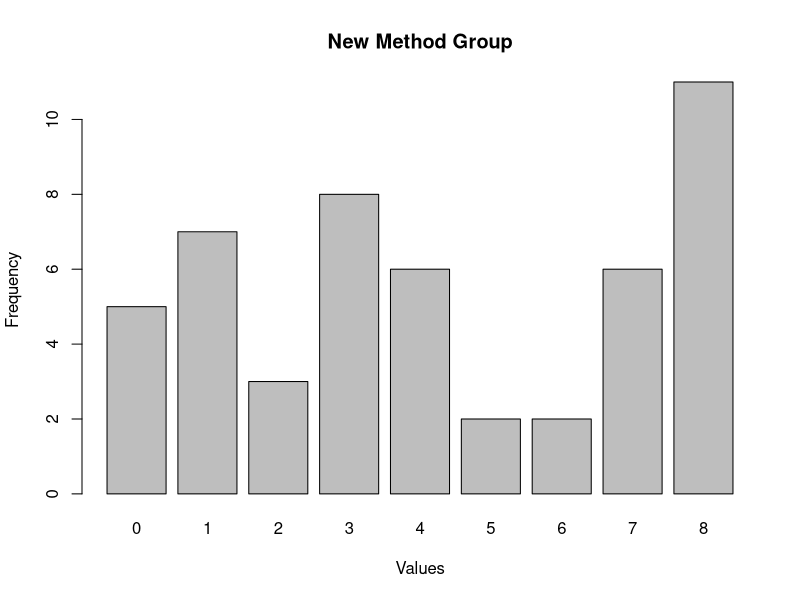
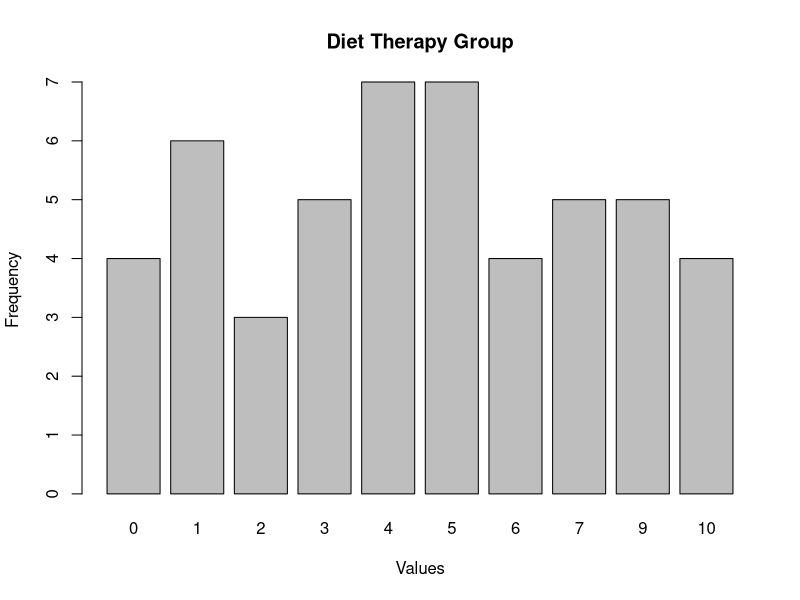
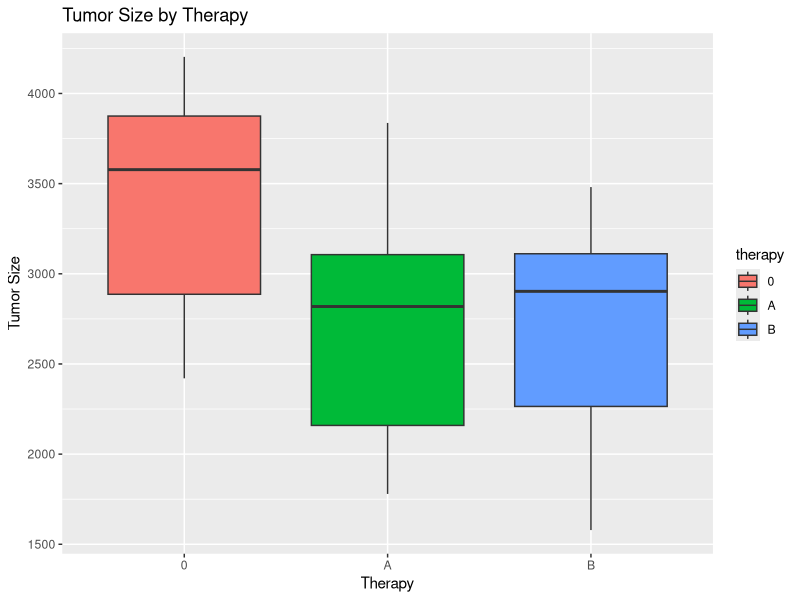

R code for these plots, in order:
## ---- chunk 1
knitr::opts_chunk$set(echo = TRUE)
## ---- chunk 2

library(readxl)
library(tidyverse)
library(ggplot2)
## ---- chunk 3
set.seed(123)  # задаем seed для воспроизводимости результатов

sample_size <- 30  

# генерация выборки среднего артериального давления до приема нового препарата
before_treatment_systolic <- rnorm(n = sample_size, mean = 170, sd = 5)  
# среднее систолического давления 170

before_treatment_diastolic <- rnorm(n = sample_size, mean = 105, sd = 5)  
# среднее диастолического давления 105

# генерация выборки среднего артериального давления после приема нового препарата
after_treatment_systolic <- rnorm(n = sample_size, mean = 140, sd = 5)  
# среднее систолического давления 140

after_treatment_diastolic <- rnorm(n = sample_size, mean = 90, sd = 5) 
# среднее диастолического давления 90
## ---- chunk 4
# создание датафрейма
data_AD <- data.frame(
  beforeS_systolic = before_treatment_systolic,
  beforeS_diastolic = before_treatment_diastolic,
  afterS_systolic = after_treatment_systolic,
  afterS_diastolic = after_treatment_diastolic
)
 head(data_AD)
## ---- chunk 5
# вычисление описательных статистик
summary_data_AD <- summary(data_AD)

# вывод описательных статистик
print(summary_data_AD)
## ---- chunk 6
# создаем пустой список для хранения результатов теста Шапиро-Уилка
shapiro_results <- list()

# применяем тест Шапиро-Уилка к каждому столбцу датафрейма
for (col in colnames(data_AD)) {
  shapiro_results[[col]] <- shapiro.test(data_AD[[col]])
}

# выводим результаты теста
for (col in names(shapiro_results)) {
  cat("Тест Шапиро-Уилка для столбца", col, ":\n")
  print(shapiro_results[[col]])
  cat("\n")
}
## ---- chunk 7
# выполнение t-теста для систолического давления
systolic_t_test <- t.test(data_AD$beforeS_systolic, data_AD$afterS_systolic, 
                          paired = TRUE)

# вывод результатов
print("Результаты t-теста для систолического давления:")
print(systolic_t_test)

# выполнение t-теста для диастолического давления
diastolic_t_test <- t.test(data_AD$beforeS_diastolic, data_AD$afterS_diastolic, paired = TRUE)

print("Результаты t-теста для диастолического давления:")
print(diastolic_t_test)
## ---- chunk 8
alpha <- 0.05
critical_value <- qt(1 - alpha/2, df = 29)
print(critical_value)
## ---- chunk 9
#создаем выборки с указанным в условии размером, которые состоят пополам из курящих и не курящих, тип переменной класса factor, где курящие обозначаются числом 1, а некурящие - числом 0.
set.seed(123)

sample_size1 <- 100
sample_size2 <- 30

# создание векторов для каждой выборки
smokers_sample1 <- rep(factor(c(1, 0)), each = sample_size1/2)
smokers_sample2 <- rep(factor(c(1, 0)), each = sample_size2/2)
## ---- chunk 10
# формируем Вероятности заболевания раком легких
prob_smoker <- 0.8
prob_non_smoker <- 0.2

# генерация случайных чисел для каждой выборки с учетом вероятностей
lung_cancer_smokers_sample1 <- sample(c(1, 0), size = sample_size1/2, replace = TRUE, prob = c(prob_smoker, 1 - prob_smoker))
lung_cancer_smokers_sample2 <- sample(c(1, 0), size = sample_size2/2, replace = TRUE, prob = c(prob_smoker, 1 - prob_smoker))

lung_cancer_non_smokers_sample1 <- sample(c(1, 0), size = sample_size1/2, replace = TRUE, prob = c(prob_non_smoker, 1 - prob_non_smoker))
lung_cancer_non_smokers_sample2 <- sample(c(1, 0), size = sample_size2/2, replace = TRUE, prob = c(prob_non_smoker, 1 - prob_non_smoker))

print(smokers_sample1)
 head(lung_cancer_smokers_sample1)
## ---- chunk 11
# создание датафреймов для каждой выборки
df_sample1 <- data.frame(
  smokers = smokers_sample1,
  lung_cancer = c(lung_cancer_smokers_sample1, lung_cancer_non_smokers_sample1)
)

df_sample2 <- data.frame(
  smokers = smokers_sample2,
  lung_cancer = c(lung_cancer_smokers_sample2, lung_cancer_non_smokers_sample2)
)

## ---- chunk 12
  # создание таблицы сопряженности с названиями
  table_data1 <- table(df_sample1$smokers, df_sample1$lung_cancer)
  dimnames(table_data1) <- list(
  Smoking_Status = c("Non-Smoker", "Smoker"),
  Lung_Cancer = c("No", "Yes")
)
  print(table_data1)

  
  # создание таблицы сопряженности с названиями
  table_data2 <- table(df_sample2$smokers, df_sample2$lung_cancer)
  dimnames(table_data2) <- list(
  Smoking_Status = c("Non-Smoker", "Smoker"),
  Lung_Cancer = c("No", "Yes")
)
  print(table_data2)  
## ---- chunk 13
# проведение теста Фишера для первой выборки df_sample1
fisher_test_result <- fisher.test(table(df_sample1$smokers, df_sample1$lung_cancer))
print (fisher_test_result)
## ---- chunk 14
# проведение теста Фишера для второй выборки df_sample2 
fisher_test_result2 <- fisher.test(table(df_sample2$smokers, df_sample2$lung_cancer))
print (fisher_test_result2)
## ---- chunk 15
set.seed(42)
sample_size <- 50

# генерация выборок для нового метода лечения
new_method_group <- sample(x = c(0:3, 4:6, 7:8, 8:8), size = sample_size, replace = TRUE)

# венерация выборок для диетотерапии с другими значениями
diet_therapy_group <- sample(x = c(0:2, 3:5, 6:7, 9:10), size = sample_size, replace = TRUE)

# воздание датафрейма с данными
full_data <- data.frame(New_method = new_method_group, Dietotherapy = diet_therapy_group)

# вывод первых нескольких строк датафрейма
head(full_data)
## ---- chunk 16
# столбчатая диаграмма для выборки new_method_group
barplot(table(new_method_group), main = "New Method Group", xlab = "Values", ylab = "Frequency")

# столбчатая диаграмма для выборки diet_therapy_group
barplot(table(diet_therapy_group), main = "Diet Therapy Group", xlab = "Values", ylab = "Frequency")
## ---- chunk 17
# проверка нормальности распределения для new_method_group
shapiro_test_new_method <- shapiro.test(new_method_group)
print("Shapiro-Wilk test for New Method Group:")
print(shapiro_test_new_method)

# проверка нормальности распределения для diet_therapy_group
shapiro_test_diet_therapy <- shapiro.test(diet_therapy_group)
print("Shapiro-Wilk test for Diet Therapy Group:")
print(shapiro_test_diet_therapy)
## ---- chunk 18
# оценка значимости различий между группами с помощью теста Манна-Уитни
wilcox_test_result <- wilcox.test(new_method_group, diet_therapy_group)

print(wilcox_test_result)
## ---- chunk 19
# создание датасета
tumor <- tibble(
  therapy = c(rep("0", 10), rep("A", 10), rep("B", 10)),
  value = c(rep(3213, 10), rep(2687, 10), rep(2423, 10))
) %>%
  mutate(therapy = factor(therapy, levels = c("0", "A", "B")))
tumor$value <- tumor$value + rnorm(30, 0, 760)

# построение ящиков с усами
ggplot(tumor, aes(x = therapy, y = value, fill = therapy)) +
  geom_boxplot() +
  labs(x = "Therapy", y = "Tumor Size", title = "Tumor Size by Therapy")
## ---- chunk 20
# проведение дисперсионного анализа (ANOVA)
anova_result <- aov(value ~ therapy, data = tumor)

summary(anova_result)

## ---- chunk 21
# проведение попарных сравнений с использованием критерия Тьюки
tukey_result <- TukeyHSD(anova_result)

print(tukey_result)
